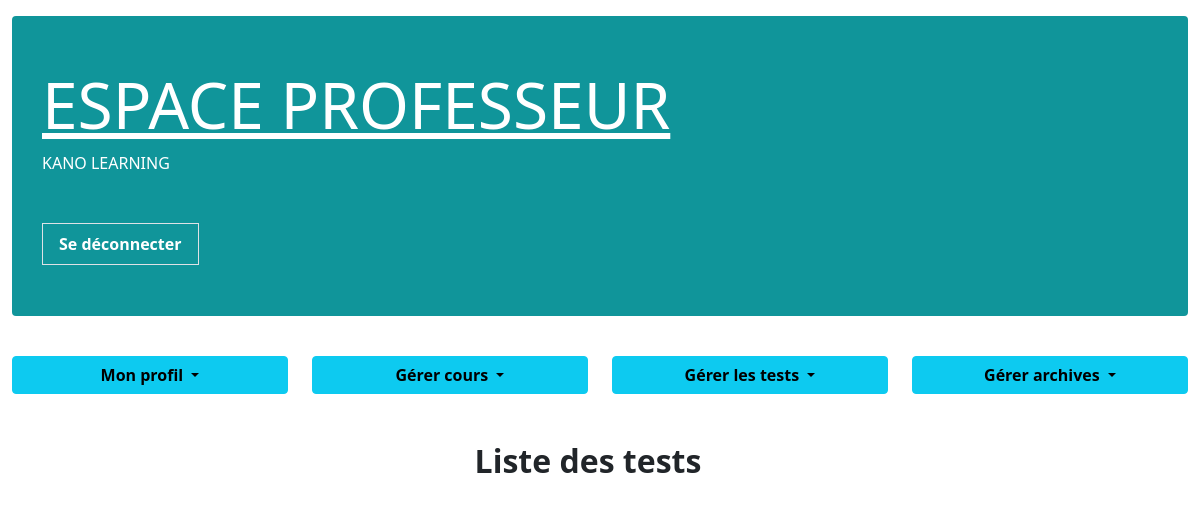
/quiz-list/ (signed in), run on an earlier commit of the app's database.
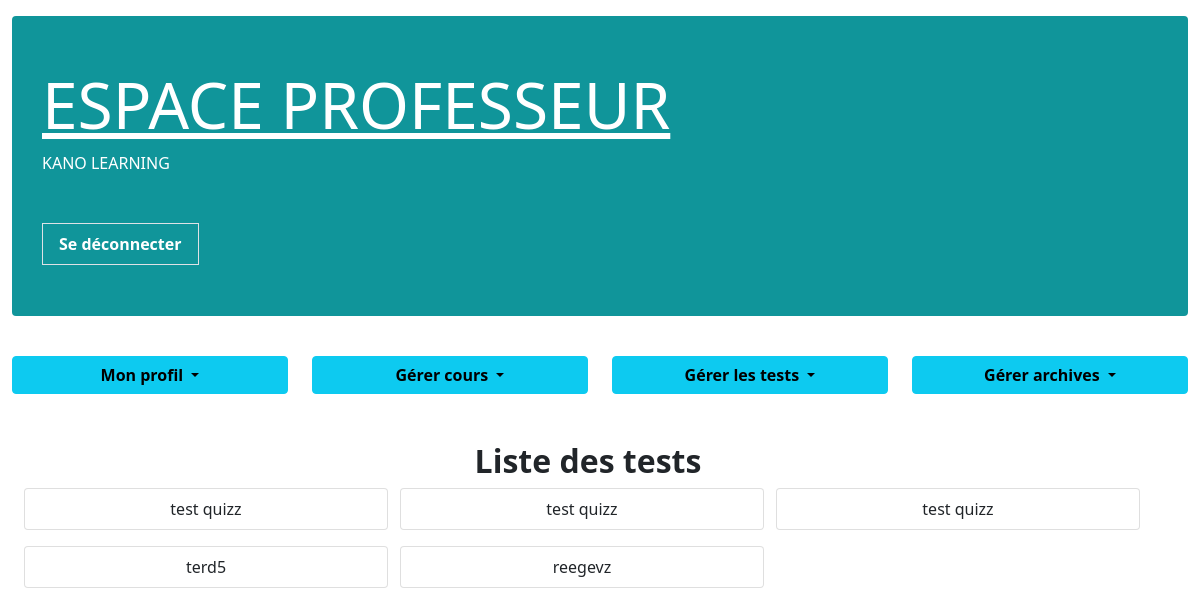
And on a later commit of the database.
### home/models.py (models this page shows)
class Quiz(models.Model):
    title = models.CharField(max_length=200)  # Titre du quiz

### home/views.py (the view)
# urls.py: path('quiz-list/', views.quiz_list, name='quiz_list'),
@login_required(login_url='/index_prof/')
def quiz_list(request):
    quizzes = Quiz.objects.all()
    return render(request, 'home/professeur/quizz/quiz_list.html', {'quizzes': quizzes})

### home/templates/home/professeur/quizz/quiz_list.html
{% extends 'home/professeur/prof_base.html' %}
{% block content %}
  {% load static %}
  <div class="container-fluid row mt-5 text-center justify-content-center">
    <h2><b>Liste des tests</b></h2>
    <div class="row">
      {% for quiz in quizzes %}
        <div class="list-group col-4 mb-2">
          <a href="{% url 'take_quiz' quiz.id %}" class="list-group-item list-group-item-action mb-2">{{ quiz.title }} <br>
        </a>
        </div>
      {% endfor %}
    </div>
  </div>
{% endblock %}

What changed in the data, as far as the page shows it:
added Quiz: title "test quizz"
added Quiz: title "test quizz"
added Quiz: title "test quizz"
added Quiz: title "terd5"
added Quiz: title "reegevz"
